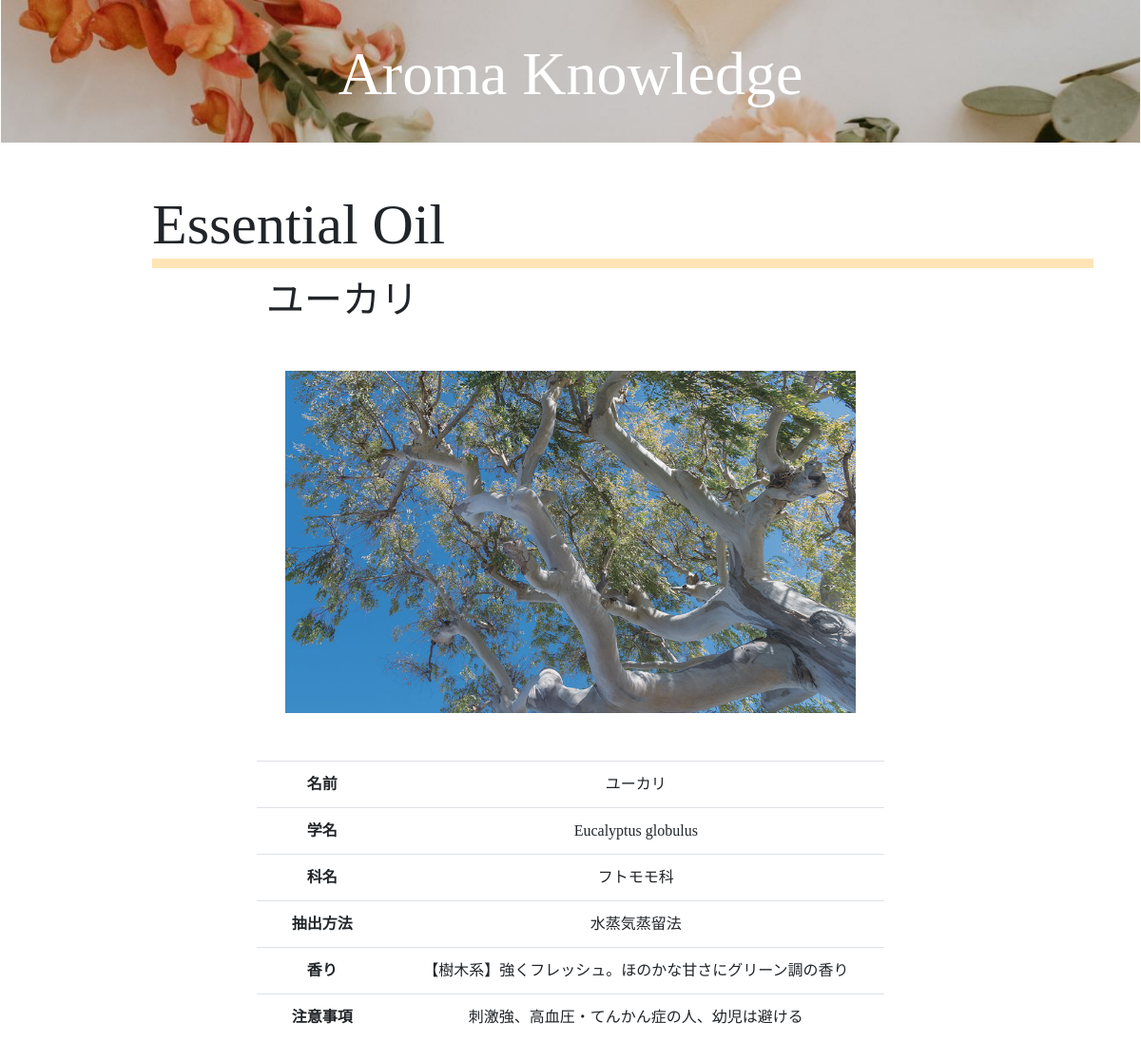
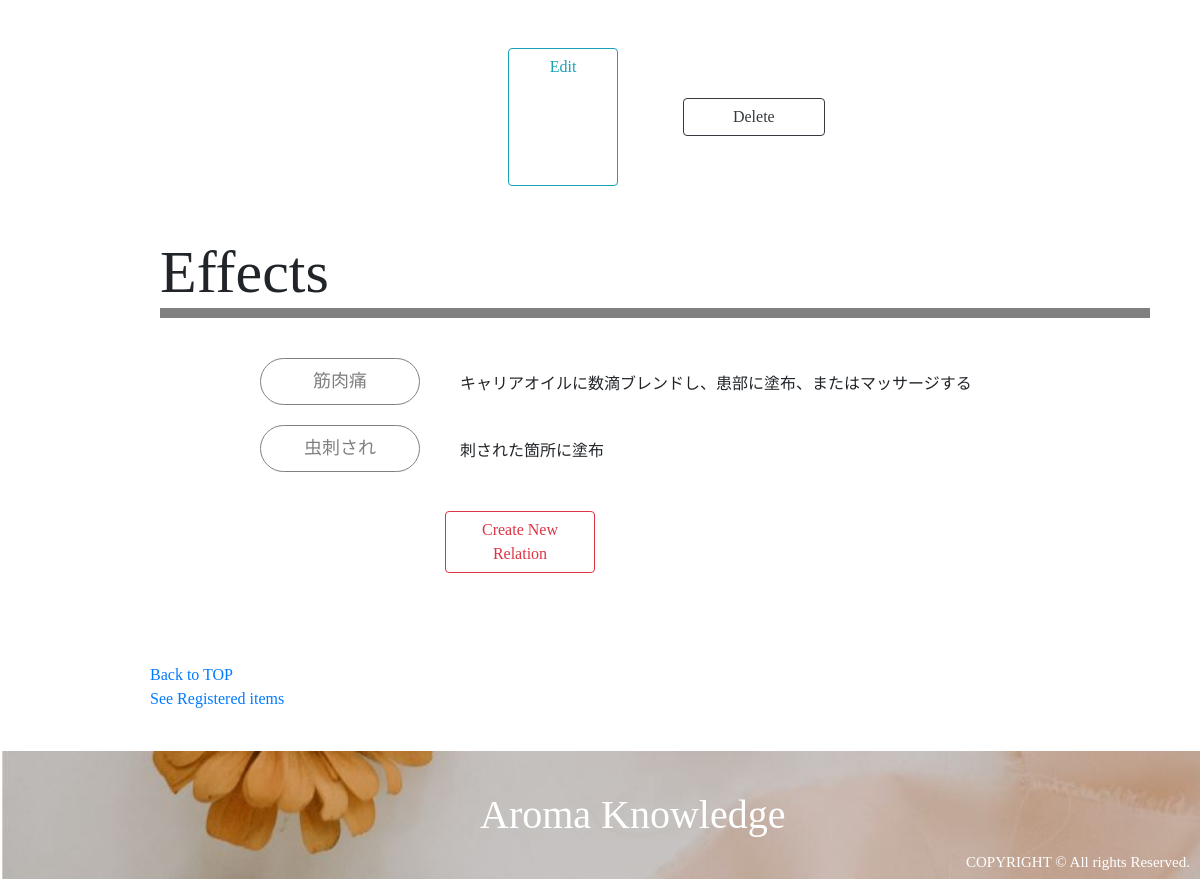
The app's page /oil_detail_for_user.php?id=2 (signed in) with its own data (2 pictures, top to bottom).
### tables this page shows
CREATE TABLE `essential_oils` (
  `id` int(11) NOT NULL AUTO_INCREMENT,
  `name` varchar(255) NOT NULL,
  `scientific_name` varchar(255) NOT NULL,
  `plant_name` varchar(255) NOT NULL,
  `extraction` varchar(255) NOT NULL,
  `aroma` varchar(255) NOT NULL,
  `caution` varchar(255) NOT NULL,
  `english_name` varchar(255) NOT NULL,
  `user_id` int(11) NOT NULL,
  `image` varchar(255) NOT NULL,
  `created_at` timestamp NOT NULL DEFAULT CURRENT_TIMESTAMP,
  PRIMARY KEY (`id`),
  UNIQUE KEY `name` (`name`),
  KEY `user_id` (`user_id`),
  CONSTRAINT `essential_oils_ibfk_1` FOREIGN KEY (`user_id`) REFERENCES `users` (`id`) ON DELETE CASCADE ON UPDATE CASCADE
);

CREATE TABLE `relations` (
  `id` int(11) NOT NULL AUTO_INCREMENT,
  `oil_id` int(11) NOT NULL,
  `effect_id` int(11) NOT NULL,
  `howto` varchar(255) NOT NULL,
  `caution` varchar(255) NOT NULL,
  `user_id` int(11) NOT NULL,
  `created_at` timestamp NOT NULL DEFAULT CURRENT_TIMESTAMP,
  PRIMARY KEY (`id`),
  UNIQUE KEY `relation_index` (`user_id`,`oil_id`,`effect_id`),
  KEY `oil_id` (`oil_id`),
  KEY `effect_id` (`effect_id`),
  KEY `user_id` (`user_id`),
  CONSTRAINT `relations_ibfk_1` FOREIGN KEY (`oil_id`) REFERENCES `essential_oils` (`id`) ON DELETE CASCADE ON UPDATE CASCADE,
  CONSTRAINT `relations_ibfk_2` FOREIGN KEY (`effect_id`) REFERENCES `effects` (`id`) ON DELETE CASCADE ON UPDATE CASCADE,
  CONSTRAINT `relations_ibfk_3` FOREIGN KEY (`user_id`) REFERENCES `users` (`id`) ON DELETE CASCADE ON UPDATE CASCADE
);

CREATE TABLE `effects` (
  `id` int(11) NOT NULL AUTO_INCREMENT,
  `effect` varchar(255) NOT NULL,
  `content` varchar(255) NOT NULL,
  `caution` varchar(255) NOT NULL,
  `user_id` int(11) NOT NULL,
  `created_at` timestamp NOT NULL DEFAULT CURRENT_TIMESTAMP,
  PRIMARY KEY (`id`),
  UNIQUE KEY `effect` (`effect`),
  KEY `user_id` (`user_id`),
  CONSTRAINT `effects_ibfk_1` FOREIGN KEY (`user_id`) REFERENCES `users` (`id`) ON DELETE CASCADE ON UPDATE CASCADE
);

### oil_detail_for_user.php (called while the page is built, shortened)
<?php
    require_once 'DAOs/OilDAO.php';
    require_once 'DAOs/EffectDAO.php';
    $login_user = $_SESSION['login_user'];
    $id = $_GET['id'];
    $oil = OilDAO::find($id);
    $effects = EffectDAO::get_relation_detail_by_oil_id($id);
    include_once 'views/oil_detail_for_user_view.php';

### DAOs/OilDAO.php (called while the page is built, shortened)
<?php
    class OilDAO extends DAO{
        public static function find($id){
             try{
                $pdo = self::get_connection();
                $stmt = $pdo->prepare('SELECT * FROM essential_oils WHERE id=:id');
                $stmt->bindValue(':id', $id, PDO::PARAM_INT);
                $stmt->execute();
                $stmt->setFetchMode(PDO::FETCH_CLASS|PDO::FETCH_PROPS_LATE, 'Oil');
                $oil = $stmt->fetch();
            }catch(PDOException $e){
            }finally{
                self::close_connection($pdo, $stmt);
            }
            return $oil;
        }
    }

### DAOs/EffectDAO.php (called while the page is built, shortened)
<?php
    class EffectDAO extends DAO{
        public static function get_relation_detail_by_oil_id($id){
            try{
                $pdo = self::get_connection();
                $stmt = $pdo->prepare('SELECT relations.id, relations.howto, essential_oils.name AS essential_oil_name, effects.id AS effect_id, effects.effect AS effect FROM relations JOIN essential_oils ON relations.oil_id = essential_oils.id JOIN effects ON relations.effect_id = effects.id WHERE relations.oil_id=:id');
                $stmt->bindValue(':id', $id, PDO::PARAM_INT);
                $stmt->execute();
                $stmt->setFetchMode(PDO::FETCH_CLASS|PDO::FETCH_PROPS_LATE, 'Relation');
                $relations = $stmt->fetchAll();
                return $relations;
            }catch(PDOException $e){
                return null;
            }
        }
    }

### views/oil_detail_for_user_view.php (the view, shortened to what this page needs)
<!DOCTYPE html>
<html lang="ja">
     <head>
        <link rel="stylesheet" href="https://stackpath.bootstrapcdn.com/bootstrap/4.3.1/css/bootstrap.min.css">
        <link rel="stylesheet" href="css/style.css">
        <link rel="stylesheet" href="css/style2.css">
    </head>
    <body>
        <div class="header" style="background-image:url(images/top1.jpg)">
            <h1><a href="mypage_top.php">Aroma Knowledge</h1></a>
        </div>
        <div class="essential_oils">
            <h2 class="title">Essential Oil</h1>
            <h2 class="subtitle"><?= $oil->name ?></h2>
            <div class="OilDetail">
                <img src="<?= 'upload/' . $oil->image ?>">
                <table class="table table-size">
                    <tbody>
                        <tr>
                            <th style="width: 5%">名前</th>
                            <td style="width: 20%"><?= $oil->name ?></td>
                        </tr>
                        <tr>
                            <th>学名</th>
                            <td><?= $oil->scientific_name ?></td>
                        </tr>
                        <tr>
                            <th>科名</th>
                            <td><?= $oil->plant_name ?></td>
                        </tr>
                        <tr>
                            <th>抽出方法</th>
                            <td><?= $oil->extraction ?></td>
                        </tr>
                        <tr>
                            <th>香り</th>
                            <td><?= $oil->aroma ?></td>
                        </tr>
                        <tr>
                            <th>注意事項</th>
                            <td><?= $oil->caution ?></td>
                        </tr>
                    </tbody>
                </table>
            </div>
            <?php if($login_user->id === $oil->user_id): ?>
            <div class="row offset-md-5 ForPC">
                <a href="oil_edit.php?id=<?= $id ?>" class="col-sm-2 btn btn-outline-info">Edit</a>
                <form class="col-sm-5" action="oil_delete.php" method="POST">
                    <button type="submit" class="btn btn-outline-dark col-sm-7" onclick="return confirm('エッセンシャルオイル情報を削除します。よろしいですか？')">Delete</button>
                </form>
            </div>
            <?php endif; ?>
        </div>
        <div class="effects">
            <h2 class="title">Effects</h3>
            <div class="EffectContent">
                <?php foreach($effects as $effect): ?>
                <div class="effectset">
                    <a href="effect_detail_for_user.php?id=<?= $effect->effect_id ?>" class="EffectBtn-2"><?= $effect->effect ?></a></br>
                    <span><?= $effect->howto ?></span>
                </div>
                <?php endforeach; ?>
            </div>
            <div class="form-group row">
                <div class="col-8 mt-5">
                    <a class="btn btn-outline-danger col-sm-4" href="relation_register.php" role="button">Create New Relation</a>
                </div>
            </div>
        </div>
        <div class="nav">
            <a href="mypage_top.php">Back to TOP</a><br>
            <a href="register_list.php">See Registered items</a>
        </div>
        <div class="footer" style="background-image:url(images/footer.jpg)">
            <h1 class="logo">Aroma Knowledge</h1>
            <p class="copylight">COPYRIGHT © All rights Reserved.</p>
        </div>
    </body>
</html>

### css/style.css (style rules this page uses)
body { font-family: 'Times New Roman', '游ゴシック', 'Meiryo UI'; }
.header { text-align: center; background: url(images/top1.jpg); background-size: cover; width: 100%; }
.header h1 { color: white; font-family: Times New Roman; margin: auto; }
.header a { text-decoration: none; color: white; }
form { margin: 50px; }
.OilDetail, .EffectDetail { text-align: center; }
@media screen and (min-width :768px) { .header { height: 150px; } }
@media screen and (min-width :768px) { .header h1 { padding: 40px; font-size: 4.0rem; } }
@media screen and (min-width :768px) { .essential_oils, .effects, .other, .relations, .SearchOil { margin: 50px 50px; clear: right; } }
@media screen and (min-width :768px) { .title { margin-left: 10%; font-size: 60px; border-bottom: solid 10px moccasin; } }
@media screen and (min-width :768px) { .effects .title { border-bottom: solid 10px gray; } }
@media screen and (min-width :768px) { .EffectContent { margin-left: 200px; margin-top: 30px; } }
@media screen and (min-width :768px) { .EffectContent a { color: gray; text-align: center; font-size: 18px; text-decoration: none; } }
@media screen and (min-width :768px) { .effectset { position: relative; clear: both; } }
@media screen and (min-width :768px) { .effectset span { display: inline-block; margin-left: 30px; } }
@media screen and (min-width :768px) { .EffectBtn-2 { width: 160px; margin: 10px; display: inline-block; padding: 0.5em 1em; text-decoration: none; border: solid 1px gray; border-radius: 25px; transition: .4s; float: left; } }
@media screen and (min-width :768px) { .footer { background: url(images/footer.jpg); background-size: cover; bottom: 0; width: 100%; } }
@media screen and (min-width :768px) { .logo { display: inline-block; margin-left: 40%; margin-top: 40px; color: white; margin-bottom: 40px; } }
@media screen and (min-width :768px) { .copylight { display: inline-block; font-size: 15px; float: right; bottom: 0; margin-right: 10px; margin-top: 100px; color: white; } }
@media screen and (min-width :768px) { .nav { display: inline-block; margin-left: 150px; margin-top: 40px; margin-bottom: 40px; } }
@media screen and (min-width :768px) { .subtitle { margin-left: 230px; font-size: 40px; margin-top: 10px; } }
@media screen and (min-width :768px) { .OilDetail, .EffectDetail { margin: 50px 20%; } }
@media screen and (min-width :768px) { .OilDetail img { margin-bottom: 50px; max-width: 600px; } }

### css/style2.css (style rules this page uses)
body { font-family: 'Times New Roman', '游ゴシック', 'Meiryo UI'; }

### records on screen
essential_oils: name "ユーカリ", image (picture), scientific_name "Eucalyptus globulus", plant_name "フトモモ科", extraction "水蒸気蒸留法", aroma "【樹木系】強くフレッシュ。ほのかな甘さにグリーン調の香り", caution "刺激強、高血圧・てんかん症の人、幼児は避ける"
relations: effect.effect "筋肉痛", howto "キャリアオイルに数滴ブレンドし、患部に塗布、またはマッサージする"
relations: effect.effect "虫刺され", howto "刺された箇所に塗布"
